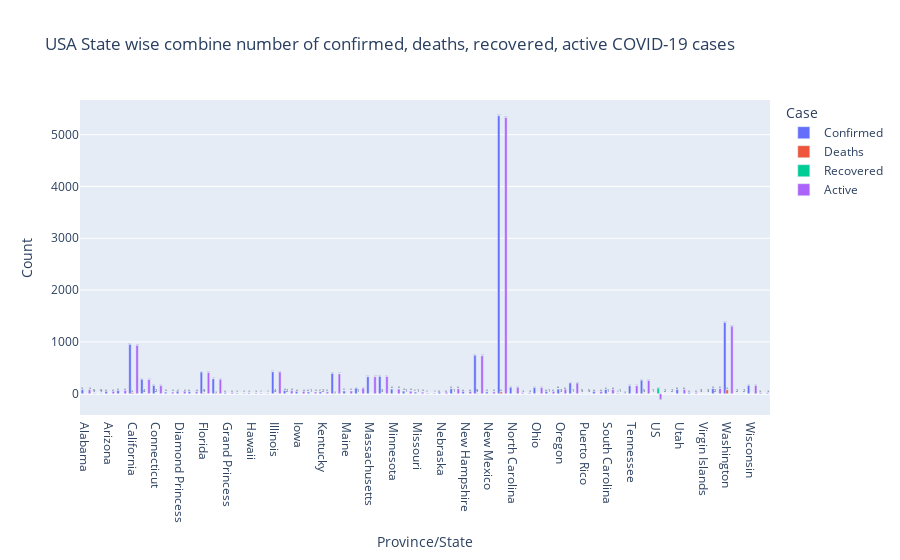

Notebook code for this chart:
### Code cell
# Graph Plot
combine_us_data = df[df['Country/Region']=='US'].drop(['Country/Region','Latitude', 'Longitude'], axis=1)
combine_us_data = combine_us_data[combine_us_data.sum(axis = 1) > 0]
combine_us_data = combine_us_data.groupby(['Province/State'])['Confirmed', 'Deaths', 'Recovered', 'Active'].sum().reset_index()
combine_us_data = pd.melt(combine_us_data, id_vars='Province/State', value_vars=['Confirmed', 'Deaths', 'Recovered', 'Active'], value_name='Count', var_name='Case')
fig = px.bar(combine_us_data, x='Province/State', y='Count', text='Count', barmode='group', color='Case', title='USA State wise combine number of confirmed, deaths, recovered, active COVID-19 cases')

# Show Graph
fig.show()

### Figure 1 — Plotly figure (JSON) as saved in the notebook; plotly's stock layout.template omitted (floating-point values rounded to 4 significant figures)
{"data": [{"alignmentgroup": "True", "hovertemplate": "Case=Confirmed<br>Province/State=%{x}<br>Count=%{text}<extra></extra>", "legendgroup": "Confirmed", "marker": {"color": "#636efa", "pattern": {"shape": ""}}, "name": "Confirmed", "offsetgroup": "Confirmed", "orientation": "v", "showlegend": true, "text": [78, 9, 45, 62, 952, 277, 159, 30, 47, 40, 417, 287, 22, 12, 16, 11, 422, 60, 44, 34, 37, 392, 52, 107, 328, 334, 89, 50, 31, 11, 29, 95, 44, 742, 35, 5365, 123, 18, 119, 44, 88, 206, 5, 44, 81, 11, 154, 260, 1, 2, 80, 22, 3, 99, 1376, 2, 159, 18], "textposition": "auto", "type": "bar", "x": ["Alabama", "Alaska", "Arizona", "Arkansas", "California", "Colorado", "Connecticut", "Delaware", "Diamond Princess", "District of Columbia", "Florida", "Georgia", "Grand Princess", "Guam", "Hawaii", "Idaho", "Illinois", "Indiana", "Iowa", "Kansas", "Kentucky", "Louisiana", "Maine", "Maryland", "Massachusetts", "Michigan", "Minnesota", "Mississippi", "Missouri", "Montana", "Nebraska", "Nevada", "New Hampshire", "New Jersey", "New Mexico", "New York", "North Carolina", "North Dakota", "Ohio", "Oklahoma", "Oregon", "Pennsylvania", "Puerto Rico", "Rhode Island", "South Carolina", "South Dakota", "Tennessee", "Texas", "US", "United States Virgin Islands", "Utah", "Vermont", "Virgin Islands", "Virginia", "Washington", "West Virginia", "Wisconsin", "Wyoming"], "xaxis": "x", "y": [78, 9, 45, 62, 952, 277, 159, 30, 47, 40, 417, 287, 22, 12, 16, 11, 422, 60, 44, 34, 37, 392, 52, 107, 328, 334, 89, 50, 31, 11, 29, 95, 44, 742, 35, 5365, 123, 18, 119, 44, 88, 206, 5, 44, 81, 11, 154, 260, 1, 2, 80, 22, 3, 99, 1376, 2, 159, 18], "yaxis": "y"}, {"alignmentgroup": "True", "hovertemplate": "Case=Deaths<br>Province/State=%{x}<br>Count=%{text}<extra></extra>", "legendgroup": "Deaths", "marker": {"color": "#EF553B", "pattern": {"shape": ""}}, "name": "Deaths", "offsetgroup": "Deaths", "orientation": "v", "showlegend": true, "text": [0, 0, 0, 0, 18, 4, 2, 0, 0, 0, 9, 10, 0, 0, 0, 0, 4, 2, 0, 1, 2, 10, 0, 1, 0, 3, 0, 1, 1, 0, 0, 1, 0, 9, 0, 34, 0, 0, 0, 1, 3, 1, 0, 0, 1, 1, 0, 5, 0, 0, 0, 0, 0, 2, 74, 0, 0, 0], "textposition": "auto", "type": "bar", "x": ["Alabama", "Alaska", "Arizona", "Arkansas", "California", "Colorado", "Connecticut", "Delaware", "Diamond Princess", "District of Columbia", "Florida", "Georgia", "Grand Princess", "Guam", "Hawaii", "Idaho", "Illinois", "Indiana", "Iowa", "Kansas", "Kentucky", "Louisiana", "Maine", "Maryland", "Massachusetts", "Michigan", "Minnesota", "Mississippi", "Missouri", "Montana", "Nebraska", "Nevada", "New Hampshire", "New Jersey", "New Mexico", "New York", "North Carolina", "North Dakota", "Ohio", "Oklahoma", "Oregon", "Pennsylvania", "Puerto Rico", "Rhode Island", "South Carolina", "South Dakota", "Tennessee", "Texas", "US", "United States Virgin Islands", "Utah", "Vermont", "Virgin Islands", "Virginia", "Washington", "West Virginia", "Wisconsin", "Wyoming"], "xaxis": "x", "y": [0, 0, 0, 0, 18, 4, 2, 0, 0, 0, 9, 10, 0, 0, 0, 0, 4, 2, 0, 1, 2, 10, 0, 1, 0, 3, 0, 1, 1, 0, 0, 1, 0, 9, 0, 34, 0, 0, 0, 1, 3, 1, 0, 0, 1, 1, 0, 5, 0, 0, 0, 0, 0, 2, 74, 0, 0, 0], "yaxis": "y"}, {"alignmentgroup": "True", "hovertemplate": "Case=Recovered<br>Province/State=%{x}<br>Count=%{text}<extra></extra>", "legendgroup": "Recovered", "marker": {"color": "#00cc96", "pattern": {"shape": ""}}, "name": "Recovered", "offsetgroup": "Recovered", "orientation": "v", "showlegend": true, "text": [0, 0, 0, 0, 0, 0, 0, 0, 0, 0, 0, 0, 0, 0, 0, 0, 0, 0, 0, 0, 0, 0, 0, 0, 0, 0, 0, 0, 0, 0, 0, 0, 0, 0, 0, 0, 0, 0, 0, 0, 0, 0, 0, 0, 0, 0, 0, 0, 108, 0, 0, 0, 0, 0, 0, 0, 0, 0], "textposition": "auto", "type": "bar", "x": ["Alabama", "Alaska", "Arizona", "Arkansas", "California", "Colorado", "Connecticut", "Delaware", "Diamond Princess", "District of Columbia", "Florida", "Georgia", "Grand Princess", "Guam", "Hawaii", "Idaho", "Illinois", "Indiana", "Iowa", "Kansas", "Kentucky", "Louisiana", "Maine", "Maryland", "Massachusetts", "Michigan", "Minnesota", "Mississippi", "Missouri", "Montana", "Nebraska", "Nevada", "New Hampshire", "New Jersey", "New Mexico", "New York", "North Carolina", "North Dakota", "Ohio", "Oklahoma", "Oregon", "Pennsylvania", "Puerto Rico", "Rhode Island", "South Carolina", "South Dakota", "Tennessee", "Texas", "US", "United States Virgin Islands", "Utah", "Vermont", "Virgin Islands", "Virginia", "Washington", "West Virginia", "Wisconsin", "Wyoming"], "xaxis": "x", "y": [0, 0, 0, 0, 0, 0, 0, 0, 0, 0, 0, 0, 0, 0, 0, 0, 0, 0, 0, 0, 0, 0, 0, 0, 0, 0, 0, 0, 0, 0, 0, 0, 0, 0, 0, 0, 0, 0, 0, 0, 0, 0, 0, 0, 0, 0, 0, 0, 108, 0, 0, 0, 0, 0, 0, 0, 0, 0], "yaxis": "y"}, {"alignmentgroup": "True", "hovertemplate": "Case=Active<br>Province/State=%{x}<br>Count=%{text}<extra></extra>", "legendgroup": "Active", "marker": {"color": "#ab63fa", "pattern": {"shape": ""}}, "name": "Active", "offsetgroup": "Active", "orientation": "v", "showlegend": true, "text": [78, 9, 45, 62, 934, 273, 157, 30, 47, 40, 408, 277, 22, 12, 16, 11, 418, 58, 44, 33, 35, 382, 52, 106, 328, 331, 89, 49, 30, 11, 29, 94, 44, 733, 35, 5331, 123, 18, 119, 43, 85, 205, 5, 44, 80, 10, 154, 255, -107, 2, 80, 22, 3, 97, 1302, 2, 159, 18], "textposition": "auto", "type": "bar", "x": ["Alabama", "Alaska", "Arizona", "Arkansas", "California", "Colorado", "Connecticut", "Delaware", "Diamond Princess", "District of Columbia", "Florida", "Georgia", "Grand Princess", "Guam", "Hawaii", "Idaho", "Illinois", "Indiana", "Iowa", "Kansas", "Kentucky", "Louisiana", "Maine", "Maryland", "Massachusetts", "Michigan", "Minnesota", "Mississippi", "Missouri", "Montana", "Nebraska", "Nevada", "New Hampshire", "New Jersey", "New Mexico", "New York", "North Carolina", "North Dakota", "Ohio", "Oklahoma", "Oregon", "Pennsylvania", "Puerto Rico", "Rhode Island", "South Carolina", "South Dakota", "Tennessee", "Texas", "US", "United States Virgin Islands", "Utah", "Vermont", "Virgin Islands", "Virginia", "Washington", "West Virginia", "Wisconsin", "Wyoming"], "xaxis": "x", "y": [78, 9, 45, 62, 934, 273, 157, 30, 47, 40, 408, 277, 22, 12, 16, 11, 418, 58, 44, 33, 35, 382, 52, 106, 328, 331, 89, 49, 30, 11, 29, 94, 44, 733, 35, 5331, 123, 18, 119, 43, 85, 205, 5, 44, 80, 10, 154, 255, -107, 2, 80, 22, 3, 97, 1302, 2, 159, 18], "yaxis": "y"}], "layout": {"barmode": "group", "legend": {"title": {"text": "Case"}, "tracegroupgap": 0}, "title": {"text": "USA State wise combine number of confirmed, deaths, recovered, active COVID-19 cases"}, "xaxis": {"anchor": "y", "domain": [0, 1], "title": {"text": "Province/State"}}, "yaxis": {"anchor": "x", "domain": [0, 1], "title": {"text": "Count"}}}}
